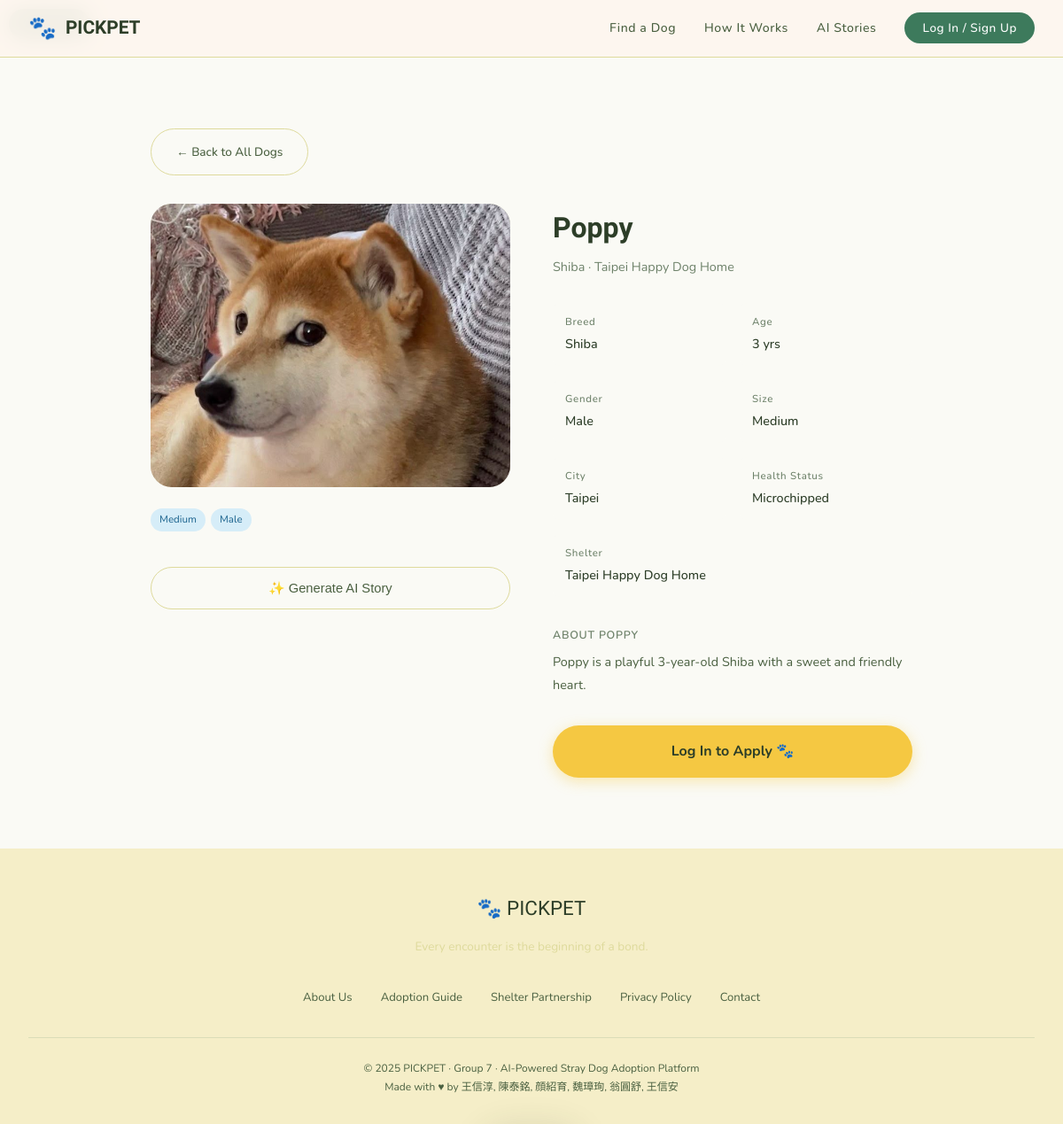
The app's page /find-a-dog/42 with its own data.
### tables this page shows
CREATE TABLE Dog (
    Dog_ID INTEGER PRIMARY KEY,
    Shelter_ID INTEGER NOT NULL,
    Name TEXT NOT NULL,
    Gender TEXT CHECK (Gender IN ('Male', 'Female', 'Unknown')),
    Age INTEGER CHECK (Age >= 0),
    Breed TEXT,
    Image_URL TEXT, Description TEXT,
    FOREIGN KEY (Shelter_ID) REFERENCES Shelter(Shelter_ID)
);

CREATE TABLE Shelter (
    Shelter_ID INTEGER PRIMARY KEY,
    Name TEXT NOT NULL,
    Location TEXT NOT NULL,
    Contact TEXT
);

CREATE TABLE Health_record (
    Record_ID INTEGER PRIMARY KEY,
    Dog_ID INTEGER NOT NULL,
    Administered_Date DATE NOT NULL,
    Vaccine_Name TEXT NOT NULL,
    FOREIGN KEY (Dog_ID) REFERENCES Dog(Dog_ID)
);

### app/dogs/routes.py (the view)
@dogs_bp.route("/find-a-dog/<int:dog_id>", methods=["GET"])
def dog_detail(dog_id):
    dog = Dog.get_by_id(dog_id)
    if dog is None:
        abort(404)
    user_id = session.get('user_id')
    already_applied = Application.already_applied(user_id, dog_id) if user_id else False
    return render_template(
        "dogs/detail.html",
        dog=dog,
        dog_json=dog.to_dict(),
        already_applied=already_applied
    )

### app/__init__.py (called while the page is built, shortened)
def create_app():
    app = Flask(__name__)
    app.config["DATABASE"] = "database/pickpet.db"
    app.config["SECRET_KEY"] = "pickpet-secret-key-2025"
    app.teardown_appcontext(close_db)
    run_startup_migrations(app)
    from app.main_routes import main
    from app.dogs.routes import dogs_bp
    from app.auth.routes import auth_bp
    from app.applications.routes import applications_bp
    from app.admin.routes import admin_bp
    from app.ai.routes import ai_bp
    app.register_blueprint(main)
    app.register_blueprint(dogs_bp)
    app.register_blueprint(auth_bp)
    app.register_blueprint(applications_bp)
    app.register_blueprint(admin_bp)
    app.register_blueprint(ai_bp)
    @app.context_processor
    def inject_notif_count():
        user_id = session.get('user_id')
        if not user_id:
            return {'notif_count': 0}
    return app

### app/database.py (called while the page is built)
def get_db():
    if "db" not in g:
        g.db = sqlite3.connect(current_app.config["DATABASE"])
        g.db.row_factory = sqlite3.Row # We can access columns by name
    return g.db

### app/models/dog.py (called while the page is built, shortened)
    def _derive_city(self):
        source = ""
        if self.shelter:
            source = f"{self.shelter.name} {self.shelter.location}".lower()
        if "taipei" in source:
            return "Taipei"

    def _derive_size(self):
        breed = self.breed.lower()
        if any(keyword in breed for keyword in SMALL_BREEDS):
            return "Small"
        if any(keyword in breed for keyword in LARGE_BREEDS):
            return "Large"
        return "Medium"

    def _derive_tags(self):
        tags = [self.size, self.gender]
        if self.raw_age < 1:
            tags.append("Puppy")
        elif self.raw_age >= 8:
            tags.append("Senior")
        if self.availability != "Available":
            tags.append(self.availability)
        return tags

    def _latest_health_status(self):
        db = get_db()
        row = db.execute(
            """
            SELECT Vaccine_Name
            FROM Health_record
            WHERE Dog_ID = ?
            ORDER BY Administered_Date DESC, Record_ID DESC
            LIMIT 1
            """,
            (self.id,),
        ).fetchone()
        return row["Vaccine_Name"] if row else None

    @staticmethod
    def _base_query():
        return """
            SELECT Dog_ID, Shelter_ID, Name, Gender, Age, Breed, Image_URL,
                   Description, Availability
            FROM Dog_With_Status
        """

### app/templates/dogs/detail.html (shortened to what this page needs)
{% extends 'base.html' %}
{% block content %}
<div class="section">
  <div class="section-inner" style="max-width:860px;">
    <a href="{{ url_for('dogs.list_dogs') }}" class="btn-secondary"
       style="display:inline-flex;margin-bottom:2rem;font-size:0.85rem;">
      ← Back to All Dogs
    </a>
    <div style="display:grid;grid-template-columns:1fr 1fr;gap:3rem;align-items:start;">
      <div>
        <div class="modal-dog-hero" style="height:320px;border-radius:var(--radius-lg);overflow:hidden;margin-bottom:1.5rem;">
          {% if dog.image_url %}
            <img src="{{ dog.image_url }}" alt="{{ dog.name }}"
                 style="width:100%;height:100%;object-fit:cover;"/>
          {% endif %}
        </div>
        <div style="margin-bottom:1.2rem;">
          <span class="dog-status-badge" style="font-size:0.8rem;padding:6px 16px;">
          </span>
        </div>
        <div class="dog-tags" style="margin-bottom:1.5rem;">
          {% for tag in dog.tags %}
            <span class="dog-tag">{{ tag }}</span>
          {% endfor %}
        </div>
        <button class="btn-secondary" id="generateAIStoryBtn"
                data-dog-id="{{ dog.id }}"
                style="width:100%;justify-content:center;margin-top:1rem;">
          ✨ {{ 'Regenerate AI Story' if dog.ai_story else 'Generate AI Story' }}
        </button>
      </div>
      <div>
        <h1 style="font-family:var(--font-serif);font-size:2rem;font-weight:700;color:var(--dark-brown);margin-bottom:4px;">
          {{ dog.name }}
        </h1>
        <p style="color:var(--gray);font-size:0.9rem;margin-bottom:1.8rem;">
          {{ dog.breed }} · {{ dog.shelter.name if dog.shelter else 'Unknown Shelter' }}
        </p>
        <div class="modal-info-grid" style="margin-bottom:2rem;">
          <div class="info-item">
            <div class="info-label">Breed</div>
            <div class="info-value">{{ dog.breed }}</div>
          </div>
          <div class="info-item">
            <div class="info-label">Age</div>
            <div class="info-value">{{ dog.age }}</div>
          </div>
          <div class="info-item">
            <div class="info-label">Gender</div>
            <div class="info-value">{{ dog.gender }}</div>
          </div>
          <div class="info-item">
            <div class="info-label">Size</div>
            <div class="info-value">{{ dog.size }}</div>
          </div>
          <div class="info-item">
            <div class="info-label">City</div>
            <div class="info-value">{{ dog.city }}</div>
          </div>
          <div class="info-item">
            <div class="info-label">Health Status</div>
            <div class="info-value">{{ dog.health_status or 'See shelter for details' }}</div>
          </div>
          <div class="info-item" style="grid-column:1/-1;">
            <div class="info-label">Shelter</div>
            <div class="info-value">{{ dog.shelter.name if dog.shelter else '—' }}</div>
          </div>
        </div>
        {% if dog.description %}
        <div style="margin-bottom:2rem;">
          <p style="font-size:0.78rem;font-weight:600;color:var(--gray);letter-spacing:0.06em;text-transform:uppercase;margin-bottom:0.5rem;">
            About {{ dog.name }}
          </p>
          <p style="font-size:0.9rem;color:var(--brown);line-height:1.8;">{{ dog.description }}</p>
        </div>
        {% endif %}
        {% if session.get('user_id') %}
          {% if already_applied %}
            <div style="background:var(--pale-yellow);border-radius:var(--radius-md);padding:1.2rem;text-align:center;">
              <p style="font-size:0.88rem;color:var(--brown);">
                ✅ You have already submitted an application for <strong>{{ dog.name }}</strong>.
              </p>
              <a href="{{ url_for('applications.my_applications') }}" class="btn-secondary"
                 style="margin-top:0.8rem;display:inline-flex;font-size:0.85rem;">
                View My Applications →
              </a>
            </div>
          {% else %}
            <a href="{{ url_for('applications.apply', dog_id=dog.id) }}" class="btn-primary"
               style="width:100%;justify-content:center;font-size:1rem;padding:16px;">
              📝 Submit Adoption Application
            </a>
          {% endif %}
        {% else %}
          <a href="{{ url_for('auth.login') }}?next={{ request.url }}" class="btn-primary"
             style="width:100%;justify-content:center;font-size:1rem;padding:16px;">
            Log In to Apply 🐾
          </a>
        {% endif %}
      </div>
    </div>
  </div>
</div>
{% endblock %}

### app/static/css/style.css (style rules this page uses)
:root { --cream: #FAFAF5; --warm-white: #FFFFFF; --sand: #F4F0D8; --tan: #DEDA9C; --brown: #4A6040; --dark-brown: #2D3E28; --ink: #1E2A1A; --gray: #6E826A; --light-gray: #E2EAE0; --terracotta: #F5C842; --sage: #3D7A5C; --muted-sage: #A8CBB8; --sky-blue: #6AAFD6; --pale-blue: #D6EDF8; --sakura: #F2A8B8; --pale-sakura: #FDE8EE; --pale-yellow: #FBF5CC; --font-serif: 'Nerko One', cursive; --font-sans: 'Nunito', sans-serif; --radius-sm: 8px; --radius-md: 16px; --radius-lg: 24px; --radius-xl: 40px; --shadow-sm: 0 2px 8px rgba(45,62,40,0.08); --shadow-md: 0 4px 20px rgba(45,62,40,0.12); --shadow-lg: 0 8px 40px rgba(45,62,40,0.16); }
* { margin: 0; padding: 0; box-sizing: border-box; }
html { scroll-behavior: smooth; }
body { font-family: var(--font-sans); background-color: var(--cream); color: var(--ink); line-height: 1.7; overflow-x: hidden; }
.btn-primary { display: inline-flex; align-items: center; gap: 8px; background: var(--terracotta); color: var(--dark-brown); padding: 14px 28px; border-radius: var(--radius-xl); font-size: 0.92rem; font-weight: 700; text-decoration: none; border: none; cursor: pointer; transition: all 0.25s ease; box-shadow: 0 4px 16px rgba(245,200,66,0.4); }
.btn-secondary { display: inline-flex; align-items: center; gap: 8px; background: transparent; color: var(--brown); padding: 14px 28px; border-radius: var(--radius-xl); font-size: 0.92rem; font-weight: 500; text-decoration: none; border: 1.5px solid var(--tan); cursor: pointer; transition: all 0.25s ease; }
.section { padding: 5rem 2rem; }
.section-inner { max-width: 1200px; margin: 0 auto; }
.dog-status-badge { position: absolute; top: 10px; left: 10px; z-index: 2; background: rgba(61,122,92,0.85); color: #fff; font-size: 0.62rem; font-weight: 600; padding: 2px 7px; border-radius: 100px; letter-spacing: 0.04em; white-space: nowrap; }
.dog-tags { display: flex; flex-wrap: wrap; gap: 6px; margin-bottom: 1rem; }
.dog-tag { background: var(--pale-blue); color: #2A6E96; font-size: 0.72rem; padding: 3px 10px; border-radius: 100px; font-weight: 500; }
.modal-dog-hero { background: var(--sand); border-radius: var(--radius-md); height: 220px; display: flex; align-items: center; justify-content: center; margin-bottom: 1.5rem; overflow: hidden; }
.modal-dog-hero img { width: 100%; height: 100%; object-fit: cover; border-radius: var(--radius-md); }
.modal-info-grid { display: grid; grid-template-columns: 1fr 1fr; gap: 1rem; margin-bottom: 1.5rem; }
.info-item { background: var(--cream); border-radius: var(--radius-sm); padding: 12px 14px; }
.info-label { font-size: 0.72rem; color: var(--gray); letter-spacing: 0.06em; margin-bottom: 3px; font-weight: 500; }
.info-value { font-size: 0.9rem; color: var(--dark-brown); font-weight: 500; }
.btn-primary, .btn-secondary { transition: background 0.18s, color 0.18s, border-color 0.18s, transform 0.12s ease, box-shadow 0.18s; }

### records on screen
Dog: image_url (picture), Gender "Male", name "Poppy", breed "Shiba", gender "Male", name "POPPY", description "Poppy is a playful 3-year-old Shiba with a sweet and friendly heart."
Shelter: shelter "Taipei Happy Dog Home"
Health_record: Vaccine_Name "Microchipped"

### other values on screen
{{ tag }} "Medium"
{{ 'Regenerate AI Story' if dog.ai_story else 'Generate AI Story' }} "Generate AI Story"
{{ dog.age }} "3 yrs"
{{ dog.size }} "Medium"
{{ dog.city }} "Taipei"
